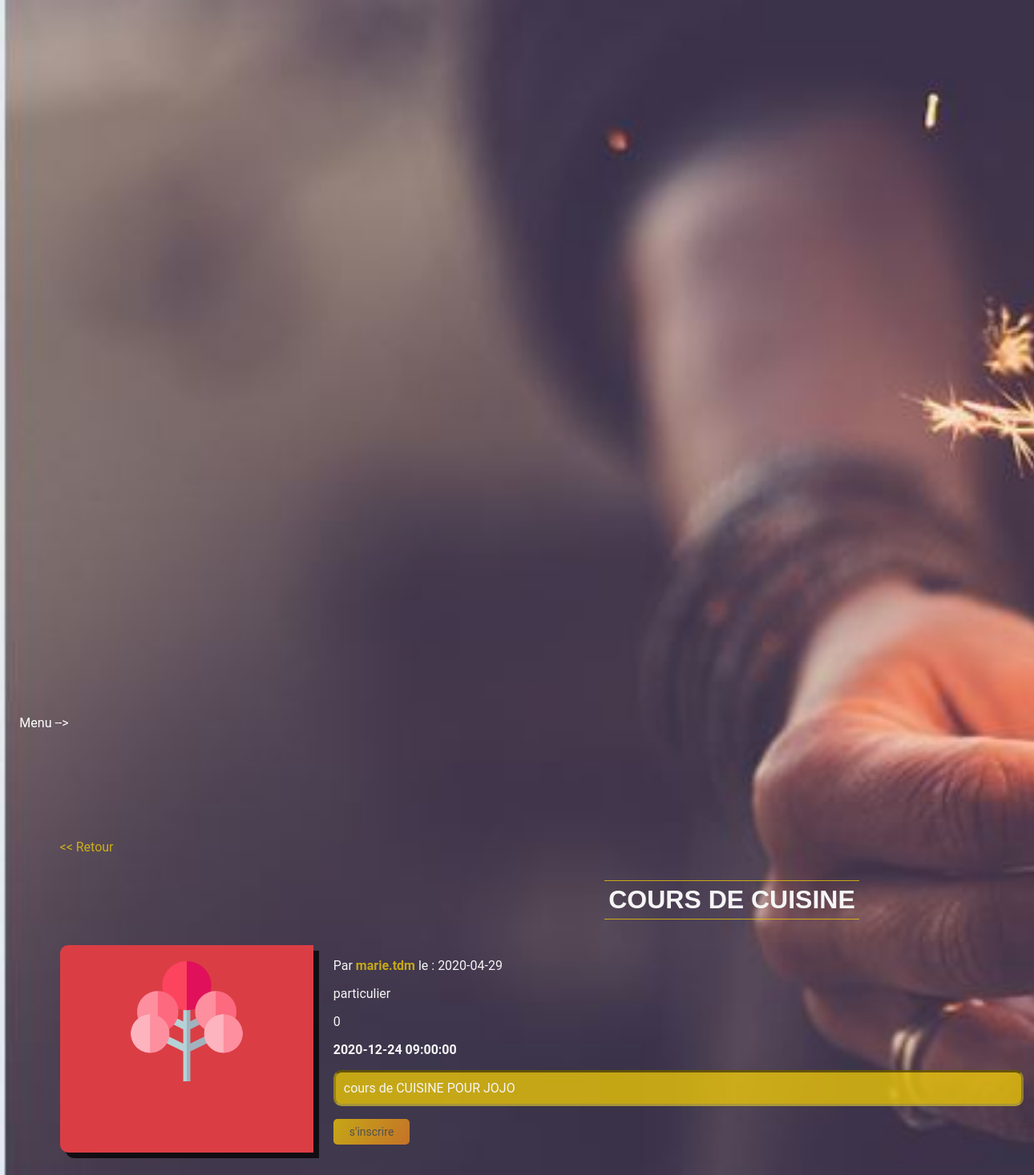
/php/detailsEvent.php?id_evenement=10 (signed in), run on an earlier commit of the app's database.
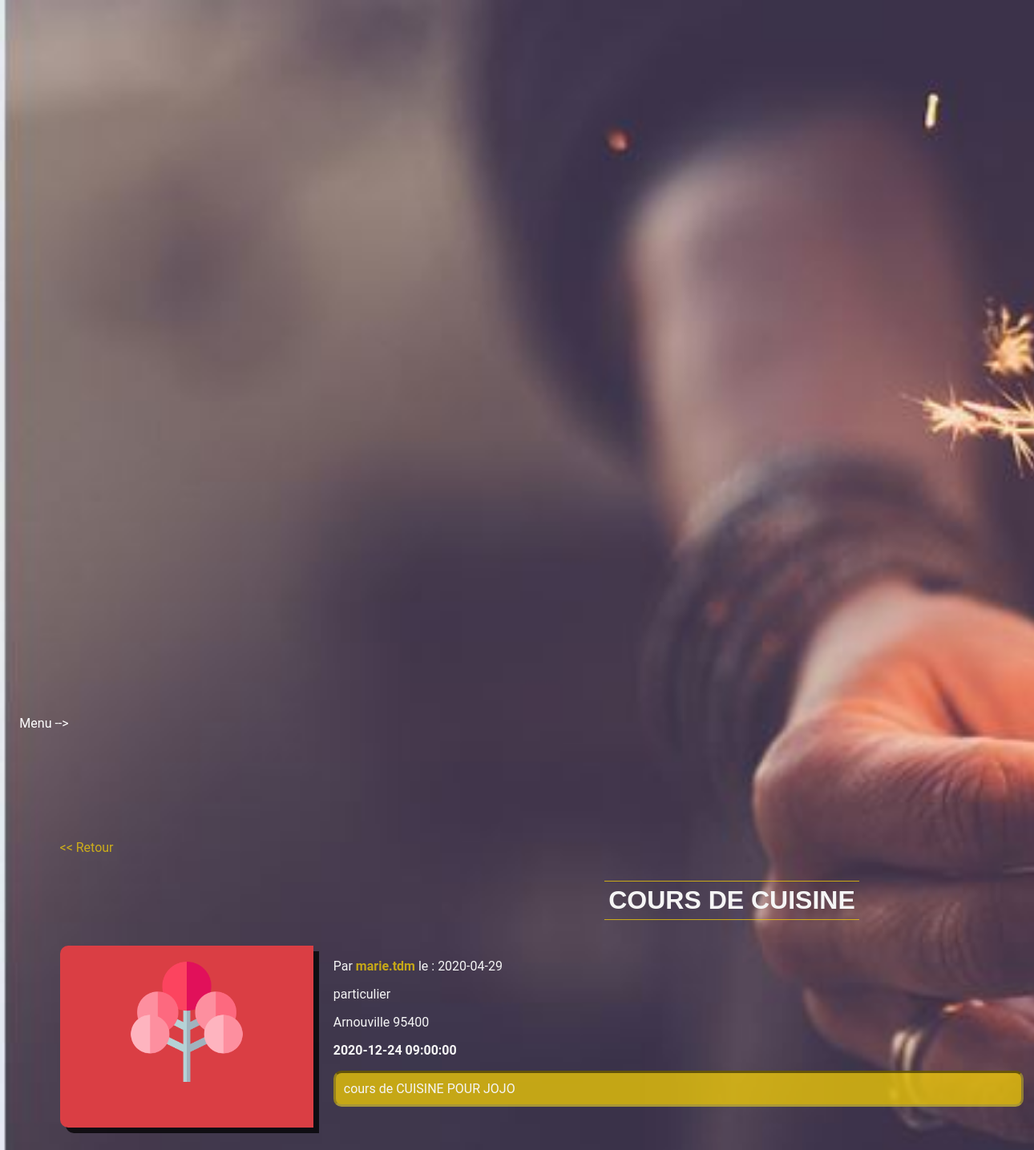
And on a later commit of the database.
### tables this page shows
CREATE TABLE `evenements` (
  `id_evenement` int(11) NOT NULL,
  `id_utilisateur` int(11) NOT NULL,
  `date_poste` datetime NOT NULL DEFAULT CURRENT_TIMESTAMP,
  `description` text NOT NULL,
  `date_evenement` datetime NOT NULL,
  `titre_evenement` varchar(250) NOT NULL,
  `id_karma` int(11) DEFAULT NULL,
  `id_categorie` int(11) DEFAULT NULL,
  `adresse` varchar(250) NOT NULL,
  `code_postal` int(5) NOT NULL,
  `commune` varchar(250) NOT NULL,
  `y` float DEFAULT NULL,
  `x` float DEFAULT NULL
);

CREATE TABLE `utilisateurs` (
  `id_utilisateur` int(11) NOT NULL,
  `prenom` varchar(100) NOT NULL,
  `nom` varchar(100) NOT NULL,
  `date_naissance` date NOT NULL,
  `adresse` varchar(250) NOT NULL,
  `code_postale` int(5) NOT NULL,
  `pays` varchar(100) NOT NULL,
  `telephone` int(10) NOT NULL,
  `mail` varchar(250) NOT NULL,
  `pseudo` varchar(100) NOT NULL,
  `mot_de_passe` varchar(255) NOT NULL,
  `type_utilisateur` varchar(50) NOT NULL,
  `ville` varchar(200) NOT NULL,
  `date_creation_utilisateur` datetime DEFAULT CURRENT_TIMESTAMP,
  `karma` decimal(4,2) DEFAULT '0.00'
);

### php/detailsEvent.php (the view, shortened to what this page needs)
<?php
require("headerConnect.php");
$id_evenement =$_GET['id_evenement'];
?>
<!DOCTYPE html>
<html lang="fr">
<head>
    <link rel="stylesheet" href="../assets/css/events.css"/>
    <?php
    $reponse = $bdd->query('SELECT ut.* ,ev.id_evenement, ev.titre_evenement, ev.id_utilisateur,  ev.adresse, ev.code_postal, ev.commune,  ev.date_evenement,DATE(ev.date_poste) as date_poste
    ,ev.description, ce.* FROM evenements as ev left join utilisateurs as ut
    on ev.id_utilisateur= ut.id_utilisateur left join categorie_evenements as ce on ce.id_categorie = ev.id_categorie
    where ev.id_evenement ="'.$id_evenement.'"');
    $donnees = $reponse->fetchAll();
    for ($i = 0; $i < sizeof($donnees); $i++) {
    ?>
    <section class="fond" id="trie">
        <a href="events.php"> << Retour</a>
        <div class="listOfEvent">
            <div class="centerH3">
                <h3 class="titleOfEvent"><?php echo $donnees[$i]['titre_evenement']; ?> </h3>
            </div>
            <ul class="collectionItem">
                <div class="pictureEvent1">
                    <img id="imgTree" src="../assets/images/arbre_icon.png"/>
                </div>
                <div class="pictureEvent">
                    <div class="gauche">
                        <p><?php echo "Par " ?> <b><a
                                    href="userProfil.php?id_user= <?php echo $donnees[$i]['id_utilisateur'] ?>"> <?php echo $donnees[$i]['pseudo'] ?></a></b>
                            le : <?php echo $donnees[$i]['date_poste'] ?></p>
                        <p><?php echo $donnees[$i]['type_utilisateur']; ?></p>
                        <p><?php echo $donnees[$i]['commune'] . " " . $donnees[$i]['code_postal']; ?></p>
                        <p><b> <?php echo $donnees[$i]['date_evenement']; ?></b></p>
                    </div>
                    <p class="description"><?php echo $donnees[$i]['description']; ?></p>
                    <?php
                    if (isset($_SESSION['id_name']) && isset($donnees[$i]['id_evenement'])) {
                        $req = $bdd->prepare('SELECT id_utilisateur, id_evenement FROM inscription_evenements WHERE id_utilisateur = :id_utilisateur AND id_evenement = :id_evenement');
                        $req->execute(array(
                            'id_utilisateur' => $_SESSION['id_name'],
                            'id_evenement' => $donnees[$i]['id_evenement'],
                        ));
                        $resultat = $req->fetch();
                        if ($donnees[$i]['id_utilisateur'] !== $_SESSION['id_name'] && $_SESSION['type_utilisateur'] == "particulier" && !$resultat) {
                            ?>
                            <a class="inputListOfEvent"
                               href="../controllers/subscribeEvent.php?id_evenement= <?php echo $donnees[$i]['id_evenement']; ?>">s'inscrire </a>
                            <?php
                        }
                    }
                            ?>
                </div>
            </ul>
        </div>
        <?php
    }
    ?>
    </section>
</head>
<body>

What changed in the data, as far as the page shows it:
changed evenements "COURS DE CUISINE": commune (not shown) → "Arnouville"; code_postal "0" → "95400"; no longer shows "s'inscrire"
